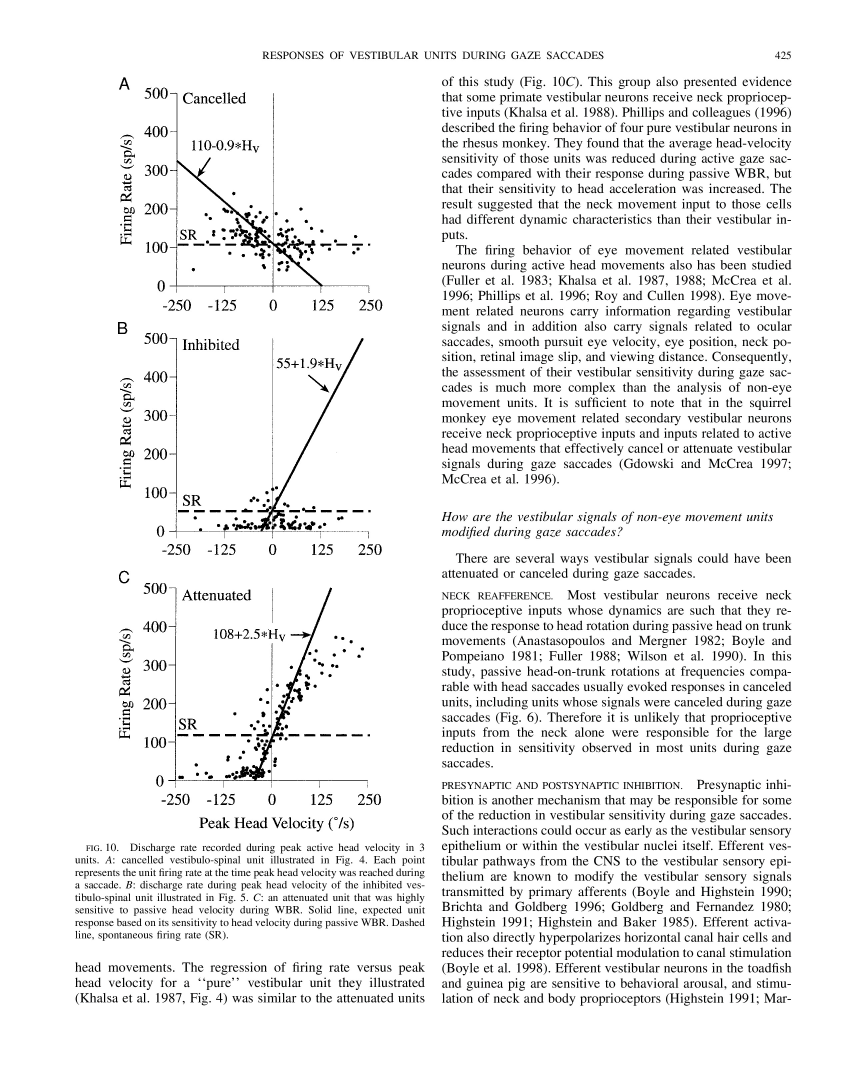
#> input picture samples/img-9.jpg, 2521 x 3275 px, found by its file name (shown at 1/3 size)
$ python figselect.py
#> lines starting #> are read from the running program, lines starting #| are printed output that depends on the picture
from tkinter import *
from PIL import Image, ImageTk
root = Tk()
root.geometry('1000x1000')

width = 1000
height = 1000
canvas = Canvas(root, width=width, height=height)
canvas.pack()


orig_photo = Image.open("img-9.jpg")
#> orig_photo is the input picture: PIL image 2521x3275 RGB; mean R, G, B 238.3, 238.3, 238.3


scale = orig_photo.size[1] / width
#> scale = 3.27
print(scale)
#| 3.275
_photo_size = orig_photo.size
shown_photo = orig_photo.resize((int(_photo_size[0] // scale), int(_photo_size[1] // scale)))
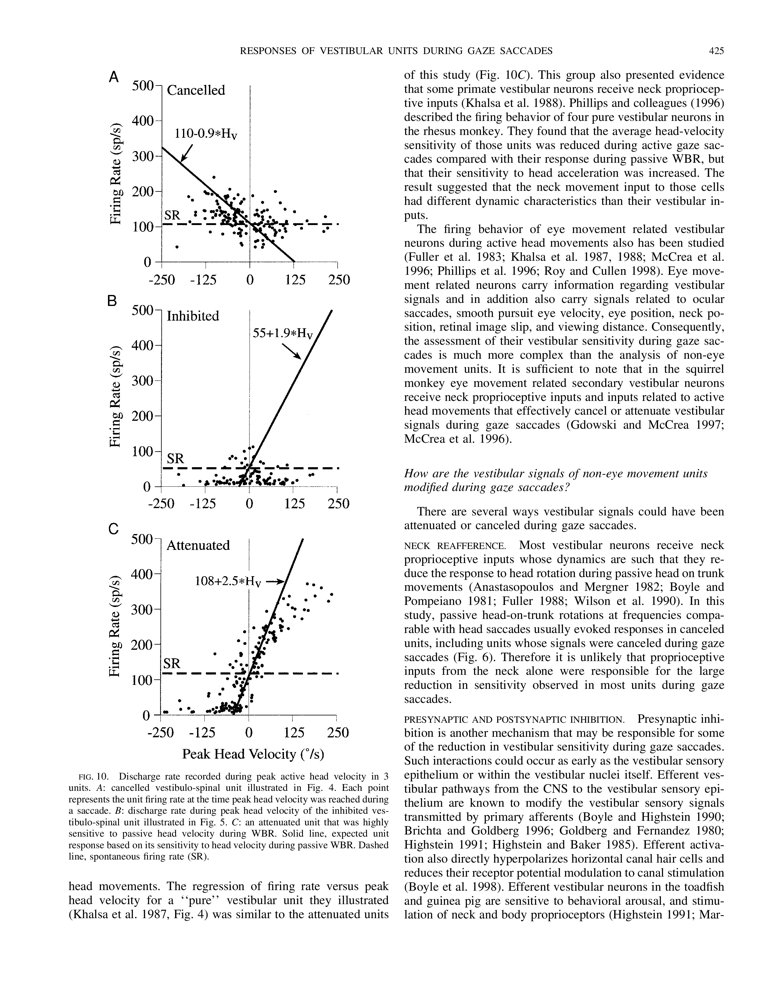
#> shown_photo: PIL image 769x1000 RGB; mean R, G, B 237.8, 237.8, 237.8

photoimg = ImageTk.PhotoImage(image=shown_photo)


imgsprite = canvas.create_image(width // 2, height // 2, image=photoimg)

# [7 lines of commented-out code are left out]

import ipdb
ipdb.set_trace()

# root.mainloop()

$ run again, with samples/img-0.jpg copied over samples/img-9.jpg
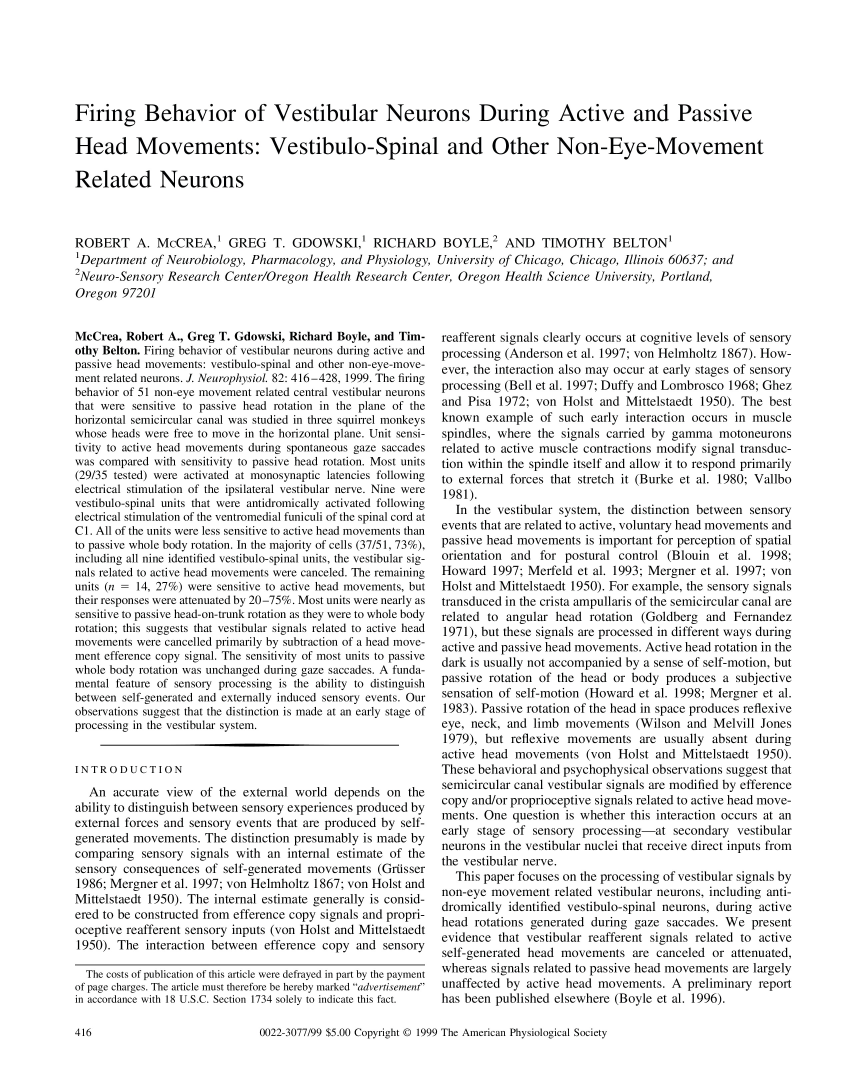
#> input picture samples/img-0.jpg, 2521 x 3275 px, found by its file name (shown at 1/3 size)
#> orig_photo is the input picture: PIL image 2521x3275 RGB; mean R, G, B 234.5, 234.6, 234.6
#| 3.275
#> `shown_photo = orig_photo.resize((int(_photo_size[0] // scale), int(_ph..`:
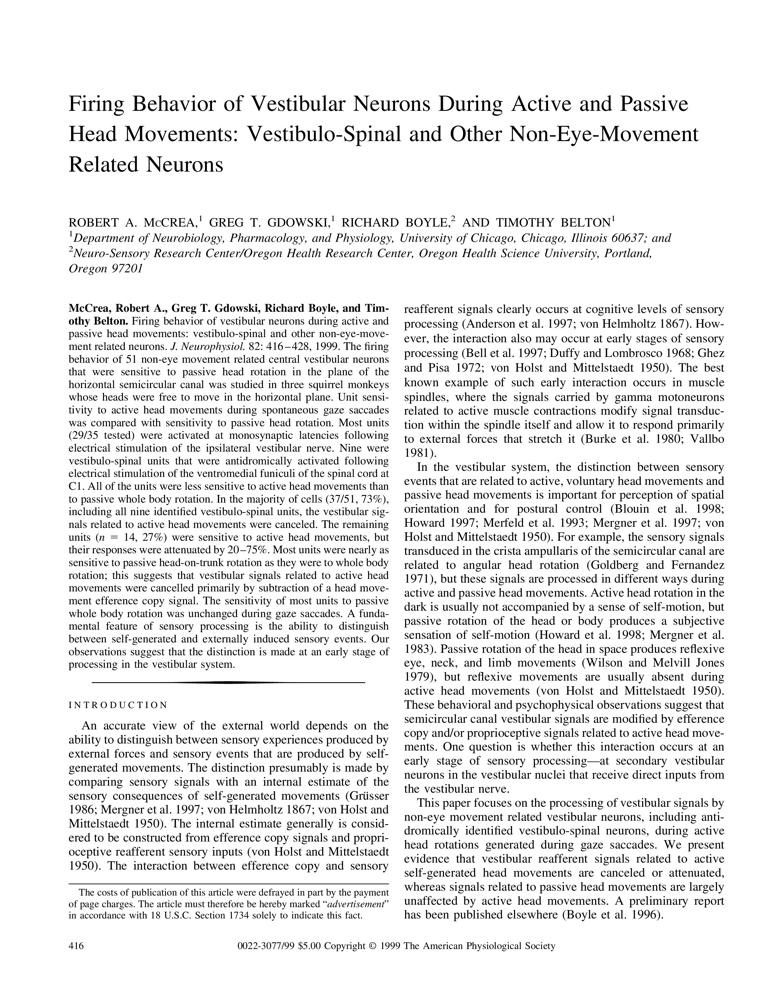
#> shown_photo: PIL image 769x1000 RGB; mean R, G, B 233.9, 233.9, 233.9

$ run again, with samples/img-1.jpg copied over samples/img-9.jpg
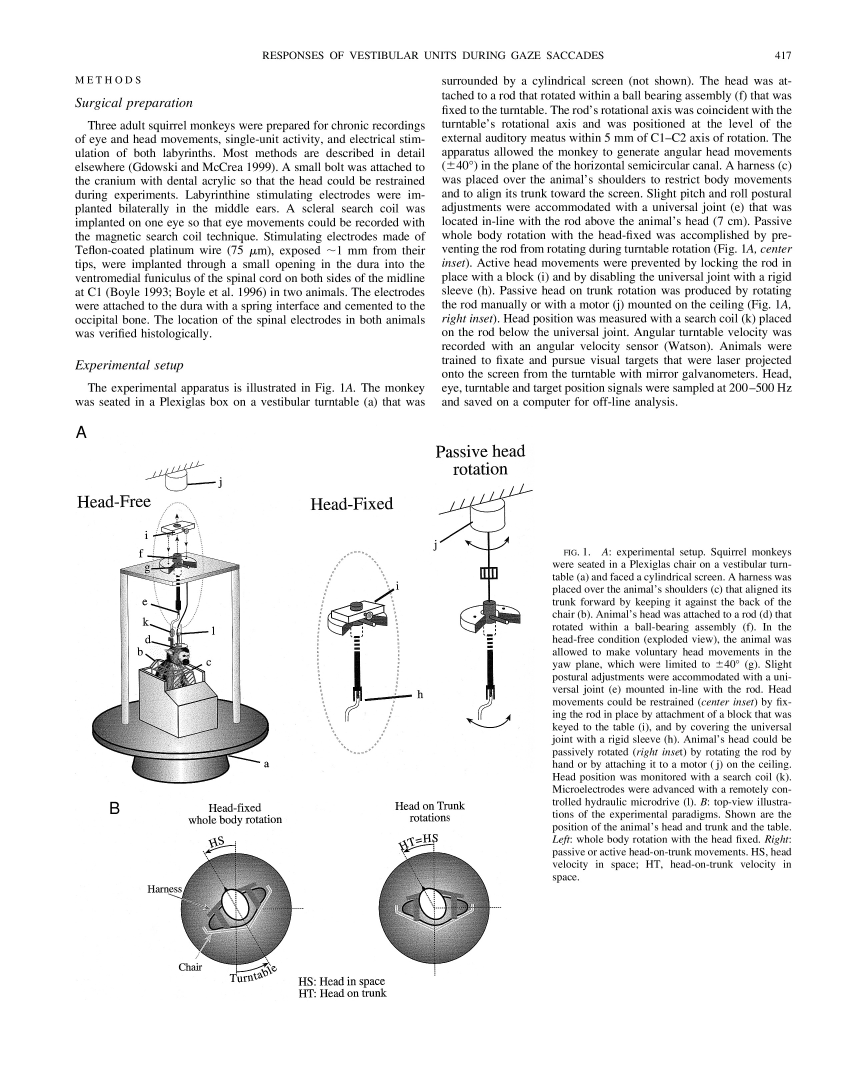
#> input picture samples/img-1.jpg, 2521 x 3275 px, found by its file name (shown at 1/3 size)
#> orig_photo is the input picture: PIL image 2521x3275 RGB; mean R, G, B 237.5, 237.5, 237.5
#| 3.275
#> `shown_photo = orig_photo.resize((int(_photo_size[0] // scale), int(_ph..`:
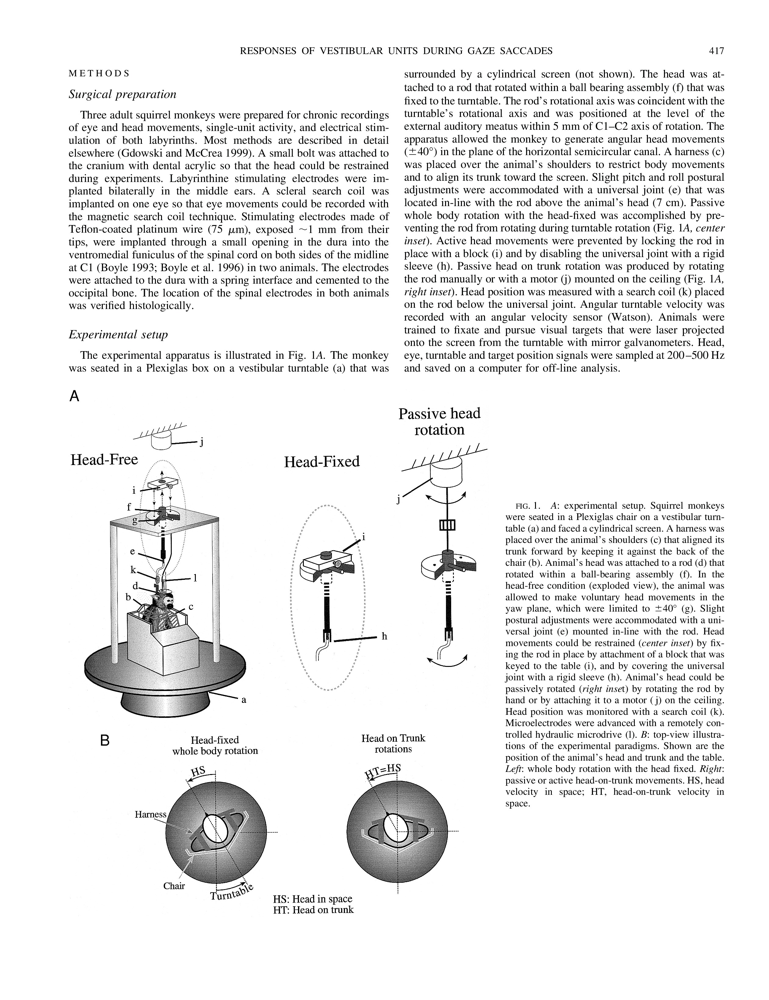
#> shown_photo: PIL image 769x1000 RGB; mean R, G, B 237, 237, 237

$ run again, with samples/img-10.jpg copied over samples/img-9.jpg
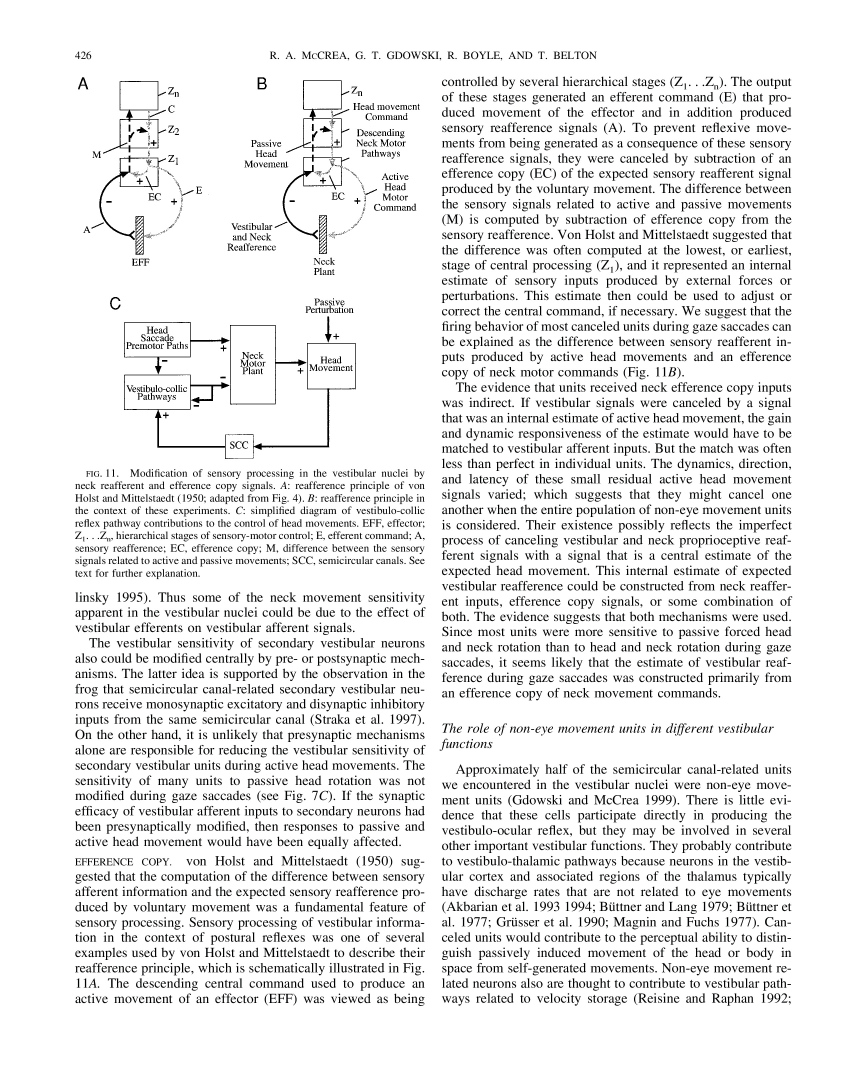
#> input picture samples/img-10.jpg, 2521 x 3275 px, found by its file name (shown at 1/3 size)
#> orig_photo is the input picture: PIL image 2521x3275 RGB; mean R, G, B 234.2, 234.2, 234.2
#| 3.275
#> `shown_photo = orig_photo.resize((int(_photo_size[0] // scale), int(_ph..`:
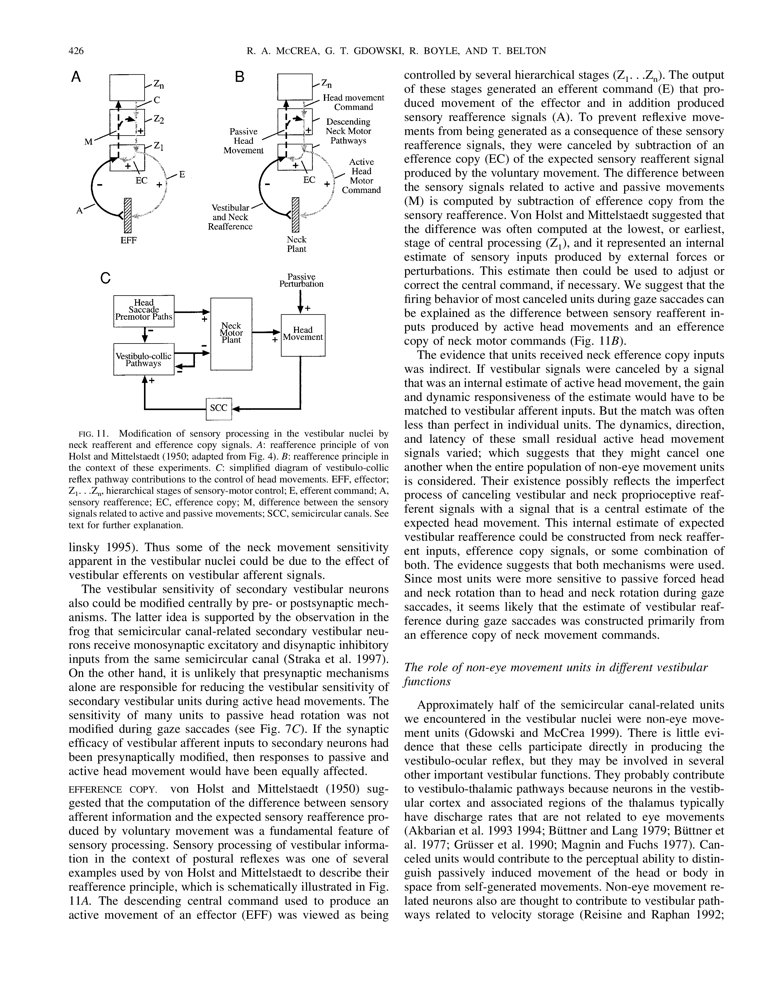
#> shown_photo: PIL image 769x1000 RGB; mean R, G, B 233.5, 233.5, 233.5
